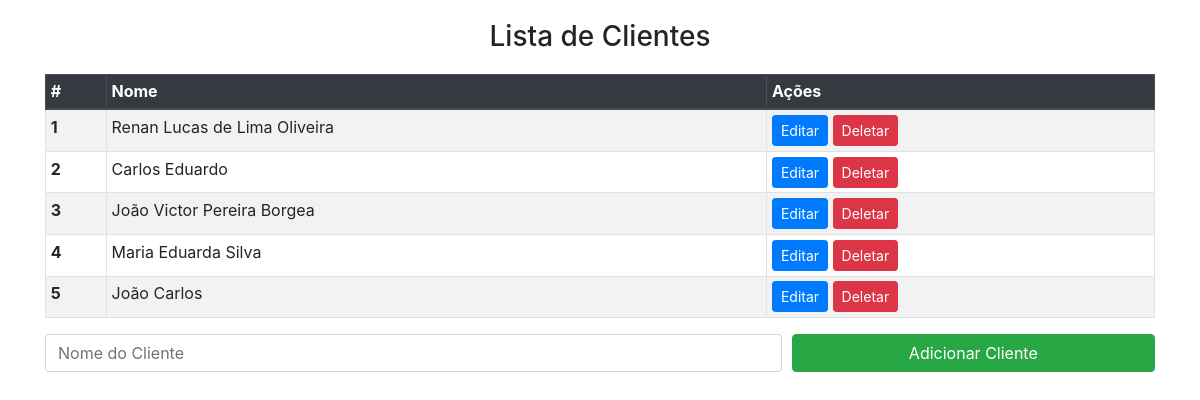
/core/, run on the app's committed database.
### core/models.py (models this page shows, shortened)
class Pessoa(models.Model):
    nome = models.CharField(max_length=100)

### core/views.py (the view)
# urls.py: 2. Add a URL to urlpatterns:  path('', views.home, name='home')
def home(request):
    pessoas = Pessoa.objects.all()
    return render(request, "index.html", {"pessoas": pessoas})

### core/templates/index.html (shortened to what this page needs)
<!doctype html>
<html lang="pt-br">
<head>
  <link rel="stylesheet" href="https://cdn.jsdelivr.net/npm/bootstrap@4.6.2/dist/css/bootstrap.min.css">
</head>
<body>
  <h3 class="title">Lista de Clientes</h3>
  <div class="container">
    <table class="table table-sm table-striped table-bordered">
      <thead class="thead-dark">
        <tr>
          <th scope="col">#</th>
          <th scope="col">Nome</th>
          <th scope="col">Ações</th>
        </tr>
      </thead>
      <tbody>
        {% for pessoa in pessoas %}
        <tr>
          <th scope="row">{{ pessoa.id }}</th>
          <td>{{ pessoa.nome }}</td>
          <td>
            <a href="{% url 'editar' pessoa.id %}" class="btn btn-primary btn-sm">Editar</a>
            <a href="{% url 'delete' pessoa.id %}" class="btn btn-danger btn-sm">Deletar</a>
          </td>
        </tr>
        {% endfor %}
      </tbody>
    </table>
    <form action="{% url 'salvar' %}" method="POST">
      <div class="form-row">
        <div class="col-md-8">
          <input type="text" name="nome" class="form-control" placeholder="Nome do Cliente">
        </div>
        <div class="col-md-4">
          <button type="submit" class="btn btn-success btn-block">Adicionar Cliente</button>
        </div>
      </div>
    </form>
  </div>
</body>
</html>

### core/templates/index.html (style rules this page uses)
.title { text-align: center; margin-top: 20px; }
.container { margin-top: 20px; }

### data on the page
Pessoa: id "1", nome "Renan Lucas de Lima Oliveira"
Pessoa: id "2", nome "Carlos Eduardo"
Pessoa: id "3", nome "João Victor Pereira Borgea"
Pessoa: id "4", nome "Maria Eduarda Silva"
Pessoa: id "5", nome "João Carlos"
